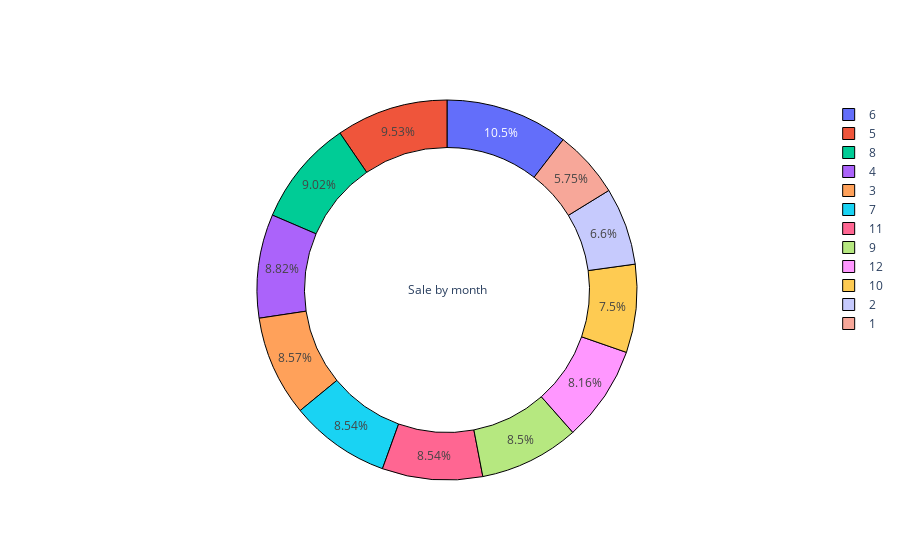

Source (notebook cell):
### Code cell
fig = go.Figure()
fig.add_trace(go.Pie(labels = df['month_sold'],
                     values = df['SALE_PRC'],title = 'Sale by month',
                     name = "Sale by Month",
                     hole = 0.75                     
                    )
             )


fig.update_traces(marker=dict(
     line=dict(
        color='black',
        width=1
    )))

fig.show()

### Figure 1 — Plotly figure (JSON) as saved in the notebook; plotly's stock layout.template omitted (floating-point values rounded to 4 significant figures; data arrays with more than 128 entries replaced by an {"elided": "..."} marker saying what was removed)
{"data": [{"hole": 0.75, "labels": {"elided": "13932 int values"}, "marker": {"line": {"color": "black", "width": 1}}, "name": "Sale by Month", "title": {"text": "Sale by month"}, "type": "pie", "values": {"elided": "13932 int values"}}], "layout": {}}
